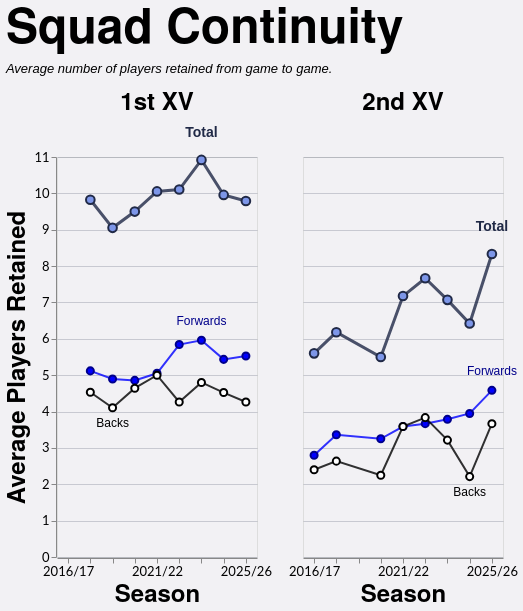

Write a Vega-Lite specification for this figure.
### Vega-Lite specification from a JSON file in a GitHub repository (floating-point values rounded to 4 significant figures)
{"config": {"axis": {"labelFont": "Lato, sans-serif", "titleFont": "PT Sans Narrow, Helvetica Neue, Helvetica, Arial, sans-serif", "labelFontSize": 13, "titleFontSize": 24, "gridColor": "#202947", "gridOpacity": 0.2}, "header": {"labelFont": "PT Sans Narrow, Helvetica Neue, Helvetica, Arial, sans-serif", "titleFont": "PT Sans Narrow, Helvetica Neue, Helvetica, Arial, sans-serif", "labelFontSize": 24, "titleFontSize": 28, "labelFontWeight": "bold", "orient": "left"}, "legend": {"labelFont": "Lato, sans-serif", "titleFont": "PT Sans Narrow, Helvetica Neue, Helvetica, Arial, sans-serif", "labelFontSize": 14, "titleFontSize": 16, "titlePadding": 5, "fillColor": "white", "strokeColor": "black", "padding": 10, "titleFontWeight": "lighter", "titleFontStyle": "italic", "titleColor": "gray", "offset": 10}, "title": {"font": "PT Sans Narrow, Helvetica Neue, Helvetica, Arial, sans-serif", "fontSize": 48, "fontWeight": "bold", "anchor": "start", "align": "center", "titlePadding": 20, "subtitlePadding": 10, "subtitleFontSize": 13, "subtitleColor": "", "subtitleFontStyle": "italic", "offset": 15, "color": "black"}, "axisX": {"labelAngle": 0}, "facet": {"title": null, "header": null, "align": {"row": "each", "column": "each"}}, "resolve": {"scale": {"y": "independent", "facet": "independent"}}, "background": "#f2f1f4"}, "data": {"name": "data-db9a6775c53fdf201be343115c2ce96a"}, "facet": {"column": {"field": "squad", "header": {"labelExpr": "datum.value + ' XV'", "labelFontSize": 24}, "sort": ["1st", "2nd"], "title": null, "type": "nominal"}}, "spec": {"layer": [{"mark": {"type": "line", "color": "#202946", "opacity": 0.8, "point": {"filled": true, "color": "#7d96e8", "stroke": "#202946", "size": 75, "strokeWidth": 2}, "strokeWidth": 3}, "encoding": {"detail": [{"field": "unit", "type": "nominal"}], "tooltip": [{"field": "season", "title": "Season", "type": "ordinal"}, {"field": "squad", "title": "Squad", "type": "nominal"}, {"field": "unit", "title": "Unit", "type": "nominal"}, {"field": "retained", "format": ".1f", "title": "Avg Retained", "type": "quantitative"}], "x": {"axis": {"labelAngle": 0, "labelOverlap": "parity"}, "field": "season", "sort": "ascending", "title": "Season", "type": "ordinal"}, "y": {"axis": {"tickMinStep": 1}, "field": "retained", "scale": {"zero": true}, "title": "Average Players Retained", "type": "quantitative"}}, "transform": [{"filter": "(datum.unit === 'Total')"}]}, {"mark": {"type": "line", "color": "blue", "opacity": 0.8, "point": {"filled": true, "color": "blue", "stroke": "darkblue", "size": 50, "strokeWidth": 2}, "strokeWidth": 2}, "encoding": {"detail": [{"field": "unit", "type": "nominal"}], "tooltip": [{"field": "season", "title": "Season", "type": "ordinal"}, {"field": "squad", "title": "Squad", "type": "nominal"}, {"field": "unit", "title": "Unit", "type": "nominal"}, {"field": "retained", "format": ".1f", "title": "Avg Retained", "type": "quantitative"}], "x": {"axis": {"labelAngle": 0, "labelOverlap": "parity"}, "field": "season", "sort": "ascending", "title": "Season", "type": "ordinal"}, "y": {"axis": {"tickMinStep": 1}, "field": "retained", "scale": {"zero": true}, "title": "Average Players Retained", "type": "quantitative"}}, "transform": [{"filter": "(datum.unit === 'Forwards')"}]}, {"mark": {"type": "line", "color": "black", "opacity": 0.8, "point": {"filled": true, "color": "white", "stroke": "black", "size": 50, "strokeWidth": 2}, "strokeWidth": 2}, "encoding": {"detail": [{"field": "unit", "type": "nominal"}], "tooltip": [{"field": "season", "title": "Season", "type": "ordinal"}, {"field": "squad", "title": "Squad", "type": "nominal"}, {"field": "unit", "title": "Unit", "type": "nominal"}, {"field": "retained", "format": ".1f", "title": "Avg Retained", "type": "quantitative"}], "x": {"axis": {"labelAngle": 0, "labelOverlap": "parity"}, "field": "season", "sort": "ascending", "title": "Season", "type": "ordinal"}, "y": {"axis": {"tickMinStep": 1}, "field": "retained", "scale": {"zero": true}, "title": "Average Players Retained", "type": "quantitative"}}, "transform": [{"filter": "(datum.unit === 'Backs')"}]}, {"mark": {"type": "text", "align": "center", "baseline": "bottom", "color": "#202946", "dx": 0, "dy": -20, "fontSize": 14, "fontWeight": "bold"}, "encoding": {"detail": [{"field": "unit", "type": "nominal"}], "text": {"value": "Total"}, "tooltip": [{"field": "season", "title": "Season", "type": "ordinal"}, {"field": "squad", "title": "Squad", "type": "nominal"}, {"field": "unit", "title": "Unit", "type": "nominal"}, {"field": "retained", "format": ".1f", "title": "Avg Retained", "type": "quantitative"}], "x": {"field": "season", "type": "ordinal"}, "y": {"field": "retained", "type": "quantitative"}}, "transform": [{"filter": "(datum.unit === 'Total')"}, {"calculate": "toNumber(split(datum.season, '/')[0])", "as": "season_order"}, {"joinaggregate": [{"op": "max", "field": "retained", "as": "max_value"}, {"op": "min", "field": "retained", "as": "min_value"}], "groupby": ["squad"]}, {"filter": "datum.retained > 0"}, {"filter": "datum.retained == datum.max_value"}, {"window": [{"op": "row_number", "field": "", "as": "rank"}], "groupby": ["squad"], "sort": [{"field": "season_order", "order": "descending"}]}, {"filter": "datum.rank == 1"}]}, {"mark": {"type": "text", "align": "center", "baseline": "bottom", "color": "darkblue", "dx": 0, "dy": -12, "fontSize": 12, "fontWeight": "normal"}, "encoding": {"detail": [{"field": "unit", "type": "nominal"}], "text": {"value": "Forwards"}, "tooltip": [{"field": "season", "title": "Season", "type": "ordinal"}, {"field": "squad", "title": "Squad", "type": "nominal"}, {"field": "unit", "title": "Unit", "type": "nominal"}, {"field": "retained", "format": ".1f", "title": "Avg Retained", "type": "quantitative"}], "x": {"field": "season", "type": "ordinal"}, "y": {"field": "retained", "type": "quantitative"}}, "transform": [{"filter": "(datum.unit === 'Forwards')"}, {"calculate": "toNumber(split(datum.season, '/')[0])", "as": "season_order"}, {"joinaggregate": [{"op": "max", "field": "retained", "as": "max_value"}, {"op": "min", "field": "retained", "as": "min_value"}], "groupby": ["squad"]}, {"filter": "datum.retained > 0"}, {"filter": "datum.retained == datum.max_value"}, {"window": [{"op": "row_number", "field": "", "as": "rank"}], "groupby": ["squad"], "sort": [{"field": "season_order", "order": "descending"}]}, {"filter": "datum.rank == 1"}]}, {"mark": {"type": "text", "align": "center", "baseline": "top", "color": "black", "dx": 0, "dy": 10, "fontSize": 12, "fontWeight": "normal"}, "encoding": {"detail": [{"field": "unit", "type": "nominal"}], "text": {"value": "Backs"}, "tooltip": [{"field": "season", "title": "Season", "type": "ordinal"}, {"field": "squad", "title": "Squad", "type": "nominal"}, {"field": "unit", "title": "Unit", "type": "nominal"}, {"field": "retained", "format": ".1f", "title": "Avg Retained", "type": "quantitative"}], "x": {"field": "season", "type": "ordinal"}, "y": {"field": "retained", "type": "quantitative"}}, "transform": [{"filter": "(datum.unit === 'Backs')"}, {"calculate": "toNumber(split(datum.season, '/')[0])", "as": "season_order"}, {"joinaggregate": [{"op": "max", "field": "retained", "as": "max_value"}, {"op": "min", "field": "retained", "as": "min_value"}], "groupby": ["squad"]}, {"filter": "datum.retained > 0"}, {"filter": "datum.retained == datum.min_value"}, {"window": [{"op": "row_number", "field": "", "as": "rank"}], "groupby": ["squad"], "sort": [{"field": "season_order", "order": "descending"}]}, {"filter": "datum.rank == 1"}]}], "height": 400, "width": 200}, "spacing": 30, "title": {"text": "Squad Continuity", "subtitle": ["Average number of players retained from game to game."]}, "$schema": "https://vega.github.io/schema/vega-lite/v5.20.1.json", "datasets": {"data-db9a6775c53fdf201be343115c2ce96a": [{"season": "2017/18", "squad": "1st", "unit": "Total", "retained": 9.824}, {"season": "2017/18", "squad": "1st", "unit": "Forwards", "retained": 5.118}, {"season": "2017/18", "squad": "1st", "unit": "Backs", "retained": 4.529}, {"season": "2018/19", "squad": "1st", "unit": "Total", "retained": 9.053}, {"season": "2018/19", "squad": "1st", "unit": "Forwards", "retained": 4.895}, {"season": "2018/19", "squad": "1st", "unit": "Backs", "retained": 4.105}, {"season": "2019/20", "squad": "1st", "unit": "Total", "retained": 9.5}, {"season": "2019/20", "squad": "1st", "unit": "Forwards", "retained": 4.857}, {"season": "2019/20", "squad": "1st", "unit": "Backs", "retained": 4.643}, {"season": "2021/22", "squad": "1st", "unit": "Total", "retained": 10.05}, {"season": "2021/22", "squad": "1st", "unit": "Forwards", "retained": 5.053}, {"season": "2021/22", "squad": "1st", "unit": "Backs", "retained": 5.0}, {"season": "2022/23", "squad": "1st", "unit": "Total", "retained": 10.11}, {"season": "2022/23", "squad": "1st", "unit": "Forwards", "retained": 5.842}, {"season": "2022/23", "squad": "1st", "unit": "Backs", "retained": 4.263}, {"season": "2023/24", "squad": "1st", "unit": "Total", "retained": 10.92}, {"season": "2023/24", "squad": "1st", "unit": "Forwards", "retained": 5.96}, {"season": "2023/24", "squad": "1st", "unit": "Backs", "retained": 4.8}, {"season": "2024/25", "squad": "1st", "unit": "Total", "retained": 9.957}, {"season": "2024/25", "squad": "1st", "unit": "Forwards", "retained": 5.435}, {"season": "2024/25", "squad": "1st", "unit": "Backs", "retained": 4.522}, {"season": "2025/26", "squad": "1st", "unit": "Total", "retained": 9.789}, {"season": "2025/26", "squad": "1st", "unit": "Forwards", "retained": 5.526}, {"season": "2025/26", "squad": "1st", "unit": "Backs", "retained": 4.263}, {"season": "2016/17", "squad": "2nd", "unit": "Total", "retained": 5.6}, {"season": "2016/17", "squad": "2nd", "unit": "Forwards", "retained": 2.8}, {"season": "2016/17", "squad": "2nd", "unit": "Backs", "retained": 2.4}, {"season": "2017/18", "squad": "2nd", "unit": "Total", "retained": 6.182}, {"season": "2017/18", "squad": "2nd", "unit": "Forwards", "retained": 3.364}, {"season": "2017/18", "squad": "2nd", "unit": "Backs", "retained": 2.636}, {"season": "2019/20", "squad": "2nd", "unit": "Total", "retained": 5.5}, {"season": "2019/20", "squad": "2nd", "unit": "Forwards", "retained": 3.25}, {"season": "2019/20", "squad": "2nd", "unit": "Backs", "retained": 2.25}, {"season": "2021/22", "squad": "2nd", "unit": "Total", "retained": 7.176}, {"season": "2021/22", "squad": "2nd", "unit": "Forwards", "retained": 3.588}, {"season": "2021/22", "squad": "2nd", "unit": "Backs", "retained": 3.588}, {"season": "2022/23", "squad": "2nd", "unit": "Total", "retained": 7.667}, {"season": "2022/23", "squad": "2nd", "unit": "Forwards", "retained": 3.667}, {"season": "2022/23", "squad": "2nd", "unit": "Backs", "retained": 3.833}, {"season": "2023/24", "squad": "2nd", "unit": "Total", "retained": 7.071}, {"season": "2023/24", "squad": "2nd", "unit": "Forwards", "retained": 3.786}, {"season": "2023/24", "squad": "2nd", "unit": "Backs", "retained": 3.214}, {"season": "2024/25", "squad": "2nd", "unit": "Total", "retained": 6.421}, {"season": "2024/25", "squad": "2nd", "unit": "Forwards", "retained": 3.947}, {"season": "2024/25", "squad": "2nd", "unit": "Backs", "retained": 2.211}, {"season": "2025/26", "squad": "2nd", "unit": "Total", "retained": 8.333}, {"season": "2025/26", "squad": "2nd", "unit": "Forwards", "retained": 4.583}, {"season": "2025/26", "squad": "2nd", "unit": "Backs", "retained": 3.667}]}}
